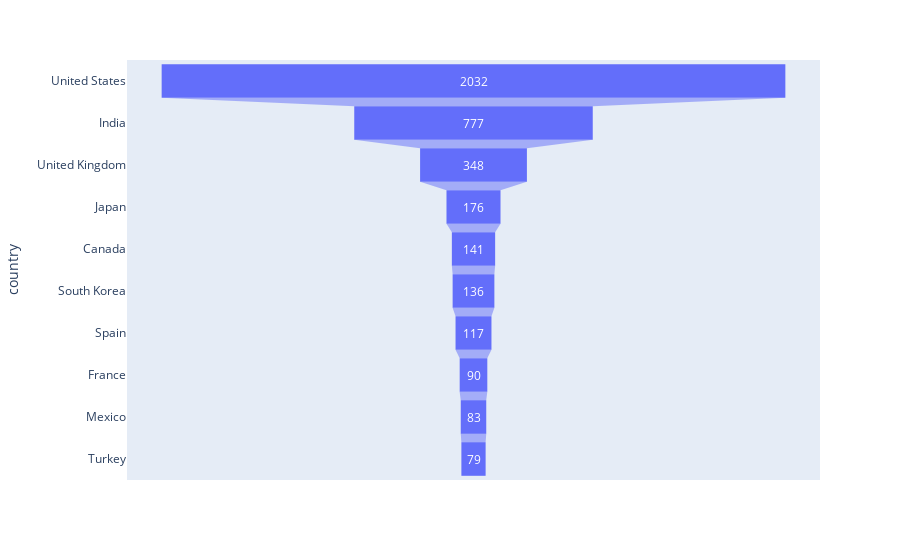

The notebook cell saved with this chart:
### Markdown cell above
Another way to visualize it with plotly

### Code cell
import plotly.express as px
fig = px.funnel(df,x='number of titles',y='country')
fig.show()

### Figure 1 — Plotly figure (JSON) as saved in the notebook; plotly's stock layout.template omitted (floating-point values rounded to 4 significant figures)
{"data": [{"hovertemplate": "number of titles=%{x}<br>country=%{y}<extra></extra>", "legendgroup": "", "marker": {"color": "#636efa"}, "name": "", "orientation": "h", "showlegend": false, "type": "funnel", "x": [2032, 777, 348, 176, 141, 136, 117, 90, 83, 79], "xaxis": "x", "y": ["United States", "India", "United Kingdom", "Japan", "Canada", "South Korea", "Spain", "France", "Mexico", "Turkey"], "yaxis": "y"}], "layout": {"legend": {"tracegroupgap": 0}, "margin": {"t": 60}, "xaxis": {"anchor": "y", "domain": [0, 1], "title": {"text": "number of titles"}}, "yaxis": {"anchor": "x", "domain": [0, 1], "title": {"text": "country"}}}}
